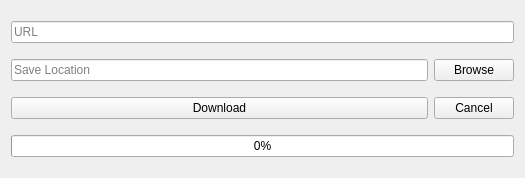
<?xml version="1.0" encoding="UTF-8"?>
<ui version="4.0">
 <class>Download</class>
 <widget class="QWidget" name="Download">
  <property name="geometry">
   <rect>
    <x>0</x>
    <y>0</y>
    <width>525</width>
    <height>178</height>
   </rect>
  </property>
  <property name="windowTitle">
   <string>Form</string>
  </property>
  <layout class="QGridLayout" name="gridLayout">
   <item row="1" column="0">
    <widget class="QLineEdit" name="download_des">
     <property name="placeholderText">
      <string>Save Location</string>
     </property>
    </widget>
   </item>
   <item row="2" column="0">
    <widget class="QPushButton" name="download">
     <property name="text">
      <string>Download</string>
     </property>
    </widget>
   </item>
   <item row="2" column="1">
    <widget class="QPushButton" name="cancel">
     <property name="text">
      <string>Cancel</string>
     </property>
    </widget>
   </item>
   <item row="1" column="1">
    <widget class="QPushButton" name="browse">
     <property name="text">
      <string>Browse</string>
     </property>
    </widget>
   </item>
   <item row="0" column="0" colspan="2">
    <widget class="QLineEdit" name="url">
     <property name="text">
      <string/>
     </property>
     <property name="placeholderText">
      <string comment="URL" extracomment="URL">URL</string>
     </property>
    </widget>
   </item>
   <item row="3" column="0" colspan="2">
    <widget class="QProgressBar" name="progressBar">
     <property name="value">
      <number>0</number>
     </property>
     <property name="alignment">
      <set>Qt::AlignCenter</set>
     </property>
    </widget>
   </item>
  </layout>
 </widget>
 <resources/>
 <connections/>
</ui>
